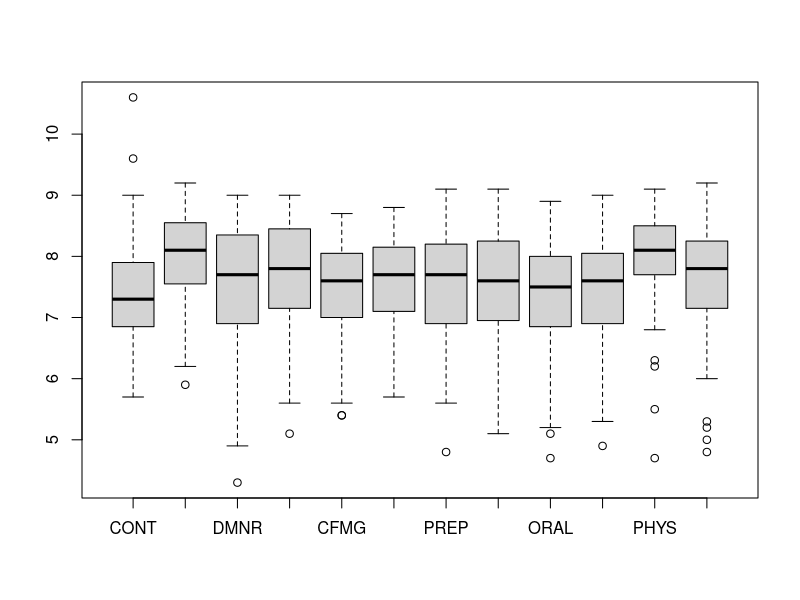
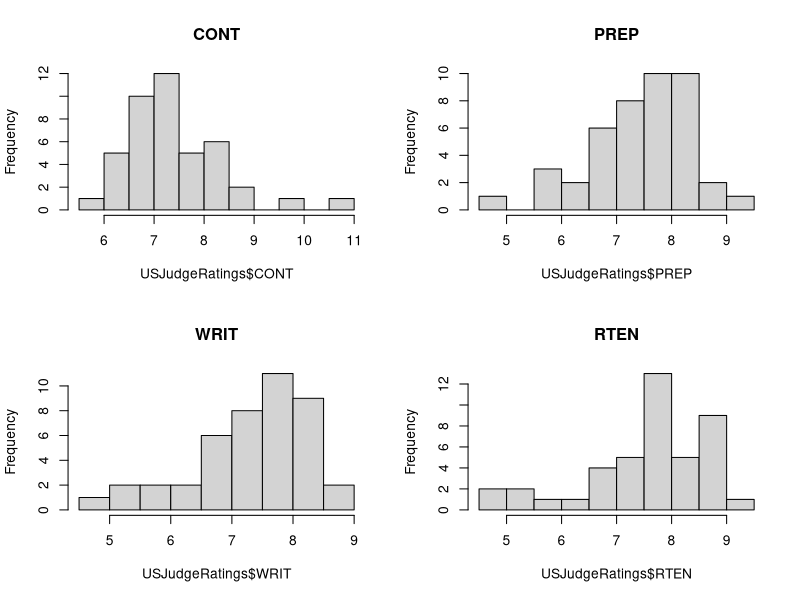
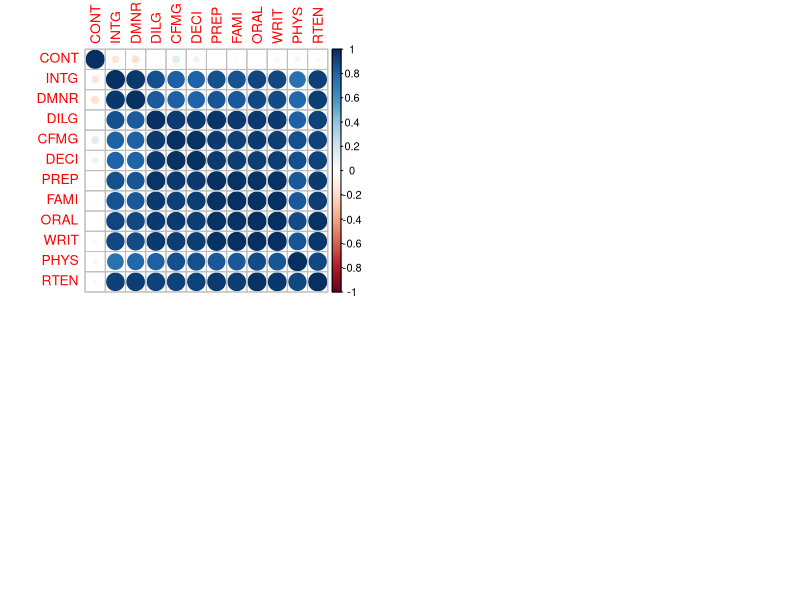
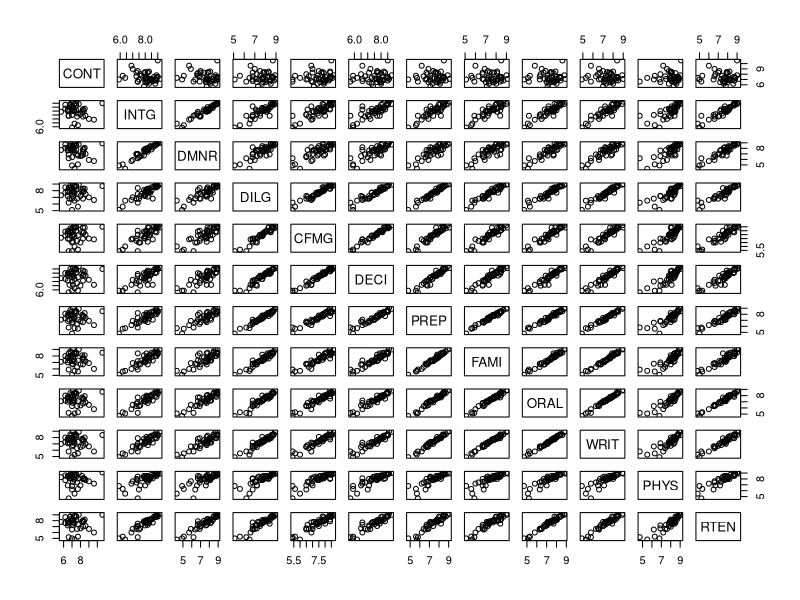
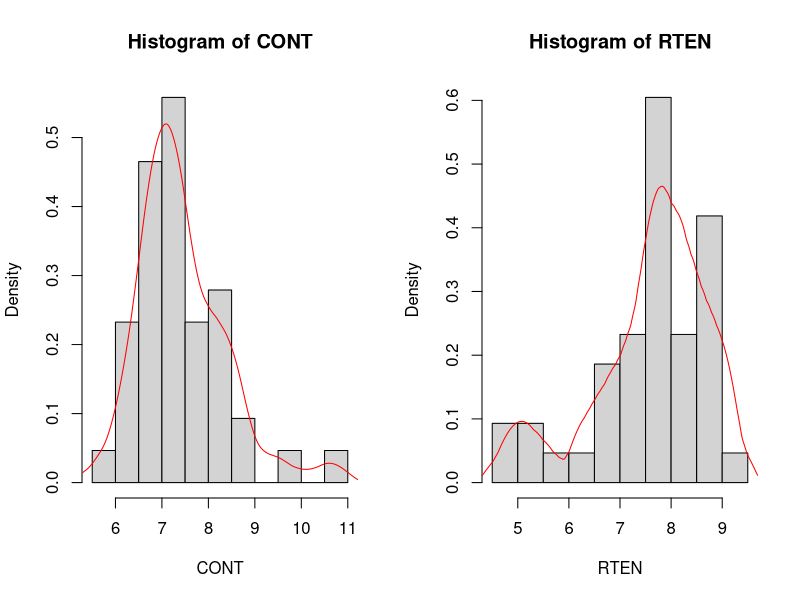
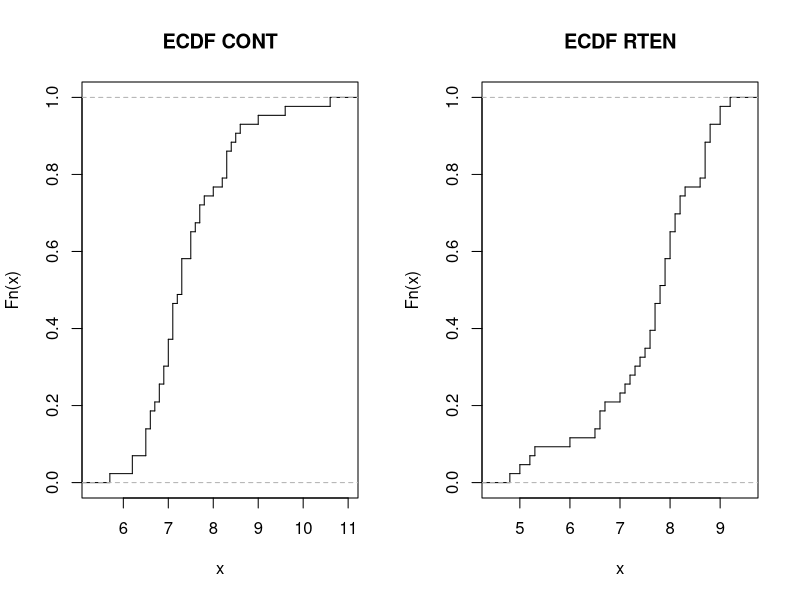
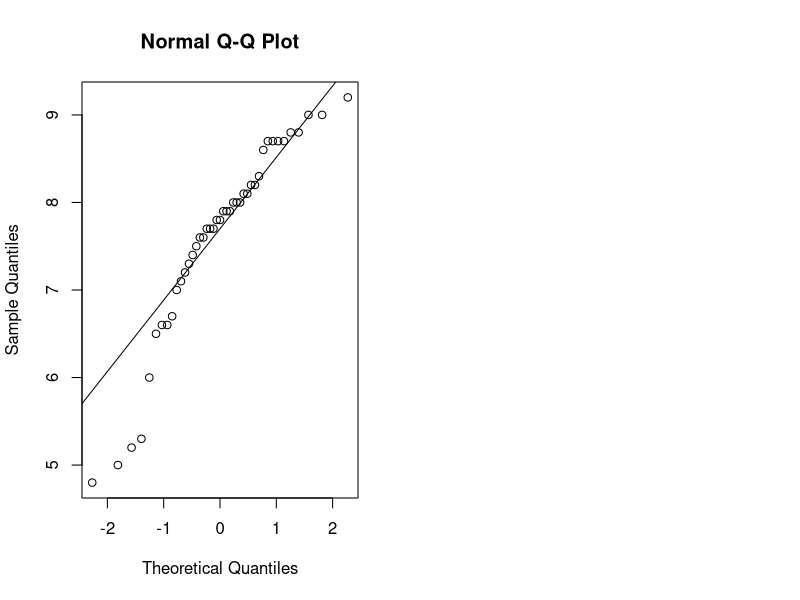

Reproduce these figures in R, in order.
## ---- chunk 1
knitr::opts_chunk$set(echo = TRUE)
## ---- chunk 2
data(USJudgeRatings)
head(USJudgeRatings)
## ---- chunk 3
str(USJudgeRatings)
## ---- chunk 4
colnames(USJudgeRatings)
## ---- chunk 5
summary(USJudgeRatings)
## ---- chunk 6
sum(is.na(USJudgeRatings))
## ---- chunk 7
Outvals = boxplot(USJudgeRatings)
## ---- chunk 8
max(USJudgeRatings$CONT)
rownames(USJudgeRatings)[which.max(USJudgeRatings$CONT)]
## ---- chunk 9
min(USJudgeRatings$RTEN)
rownames(USJudgeRatings)[which.min(USJudgeRatings$RTEN)]
## ---- chunk 10
max(USJudgeRatings$RTEN)
rownames(USJudgeRatings)[which.max(USJudgeRatings$RTEN)]
## ---- chunk 11
summary(USJudgeRatings)
## ---- chunk 12
par(mfrow=c(2,2))
hist(USJudgeRatings$CONT, main="CONT")
hist(USJudgeRatings$PREP, main="PREP" )
hist(USJudgeRatings$WRIT, main="WRIT")
hist(USJudgeRatings$RTEN, main="RTEN")
## ---- chunk 13
round(sqrt(diag(var(USJudgeRatings))),2)
## ---- chunk 14
round(cor(USJudgeRatings),2)
## ---- chunk 15
library(corrplot)
corrplot(cor(USJudgeRatings))
## ---- chunk 16
pairs(USJudgeRatings)
## ---- chunk 17
par(mfrow=c(1,2))
hist(USJudgeRatings$CONT, probability= TRUE, main="Histogram of CONT", xlab="CONT")
d = density(USJudgeRatings$CONT, kernel = 'c', bw = 0.3)
lines(d, col="red")

hist(USJudgeRatings$RTEN, probability= TRUE, main="Histogram of RTEN" , xlab="RTEN")
d = density(USJudgeRatings$RTEN, kernel = 'o', bw = 0.3)
lines(d, col="red")
## ---- chunk 18
par(mfrow=c(1,2))
plot(ecdf(USJudgeRatings$CONT), verticals = TRUE, do.points = FALSE, main = "ECDF CONT")
plot(ecdf(USJudgeRatings$RTEN), verticals = TRUE, do.points = FALSE, main = "ECDF RTEN")
## ---- chunk 19
qqnorm(USJudgeRatings$RTEN)
qqline(USJudgeRatings$RTEN)
